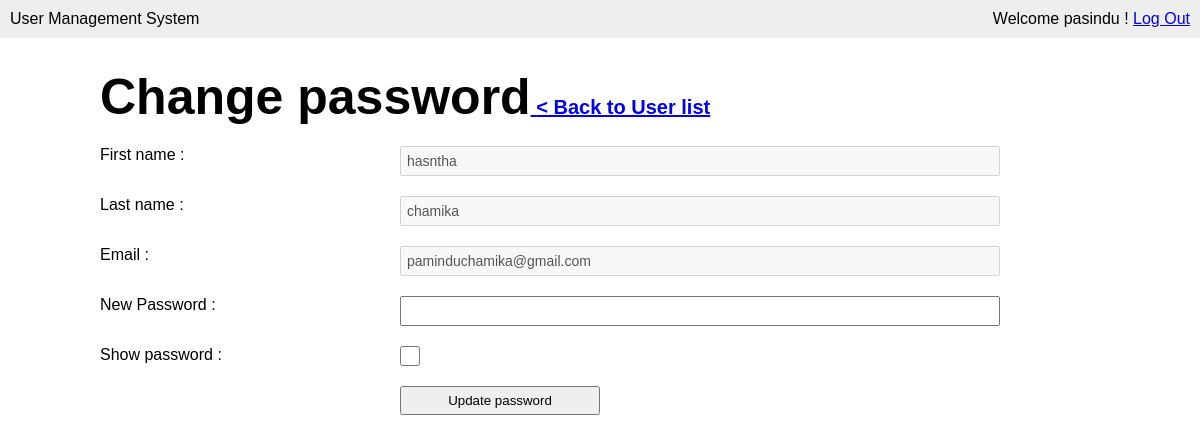
Page /change-password.php?user_id=2 (signed in) on the committed database.
### tables this page shows
CREATE TABLE `user` (
  `id` int(11) NOT NULL,
  `first_name` varchar(50) NOT NULL,
  `last_name` varchar(100) NOT NULL,
  `email_adress` varchar(100) NOT NULL,
  `password` varchar(40) NOT NULL,
  `last_login` datetime NOT NULL,
  `is_deleted` tinyint(1) NOT NULL
);

### change-password.php (the view, shortened to what this page needs)
<?php
require_once('inc/connection.php');
?>
<?php
$first_name = '';
$last_name = '';
$email_adress = '';
if (isset($_GET['user_id'])) {
    $user_id = mysqli_real_escape_string($connection, $_GET['user_id']);
    $query = "SELECT * FROM user WHERE id = '{$user_id}' LIMIT 1";
    $result_set = mysqli_query($connection, $query);
    if ($result_set) {
        if (mysqli_num_rows($result_set) == 1) {
            $result = mysqli_fetch_assoc($result_set);
            $first_name = $result['first_name'];
            $last_name = $result['last_name'];
            $email_adress = $result['email_adress'];
        } else {
            header('Location: users.php?err=user_not_found');
        }
    } else {
        header('Location: users.php?err=query_failed');
    }
}
?>
<!DOCTYPE html>
<html lang="en">
<head>
    <link rel="stylesheet" href="css/main.css">
</head>
<body>
    <header>
        <div class="appname">User Management System</div>
        <div class="loggedin">Welcome <?php echo $_SESSION['first_name']; ?> ! <a href="logout.php">Log Out</a></div>
    </header>
    <main>
        <h1>Change password<span><a href="users.php">
                    < Back to User list</a></span></h1>
        <form action="change-password.php" method="post" class="userform">
            <p>
                <label for="">First name : </label>
                <input type=" text" name="first_name" <?php echo 'value = "' . $first_name .  '"'; ?> disabled>
            </p>
            <p>
                <label for="">Last name : </label>
                <input type="text" name="last_name" <?php echo 'value = "' . $last_name .  '"'; ?> disabled>
            </p>
            <p>
                <label for="">Email : </label>
                <input type="text" name="email_adress" <?php echo 'value = "' . $email_adress .  '"'; ?> disabled>
            </p>
            <p>
                <label for="">New Password : </label>
                <input type="password" name="password" id="password">
            </p>
            <p>
                <label for="">Show password : </label>
                <input type="checkbox" name="showpassword" id="showpassword" style="width: 20px; height:20px;">
            </p>
            <p>
                <label for="">&nbsp;</label>
                <button type="submit" name="submit">Update password</button>
            </p>
        </form>
    </main>
</body>
</html>

### css/main.css (style rules this page uses)
* { margin: 0; }
body { font-family: Arial, "Helvetica Neua", Helvetica, sans-serif; font-size: 16px; }
input { display: block; width: 100%; padding: 5px; box-sizing: border-box; font-size: 14px; }
button { width: 100%; padding: 5px; box-sizing: border-box; }
p { margin-bottom: 20px; }
header { background: #eee; overflow: auto; padding: 10px; }
header .appname { float: left; }
header .loggedin { float: right; }
main { width: 1000px; margin: 30px auto; }
main h1 { margin-bottom: 20px; font-size: 50px; }
main h1 span { font-size: 20px; }
form.userform label { width: 30%; float: left; }
form.userform input { width: 60%; }
form.userform button { width: 200px; }

### rows in the picture
user: first_name "hasntha", last_name "chamika", email_adress "paminduchamika@gmail.com"

### other values in the picture
$_SESSION['first_name'] "pasindu"
